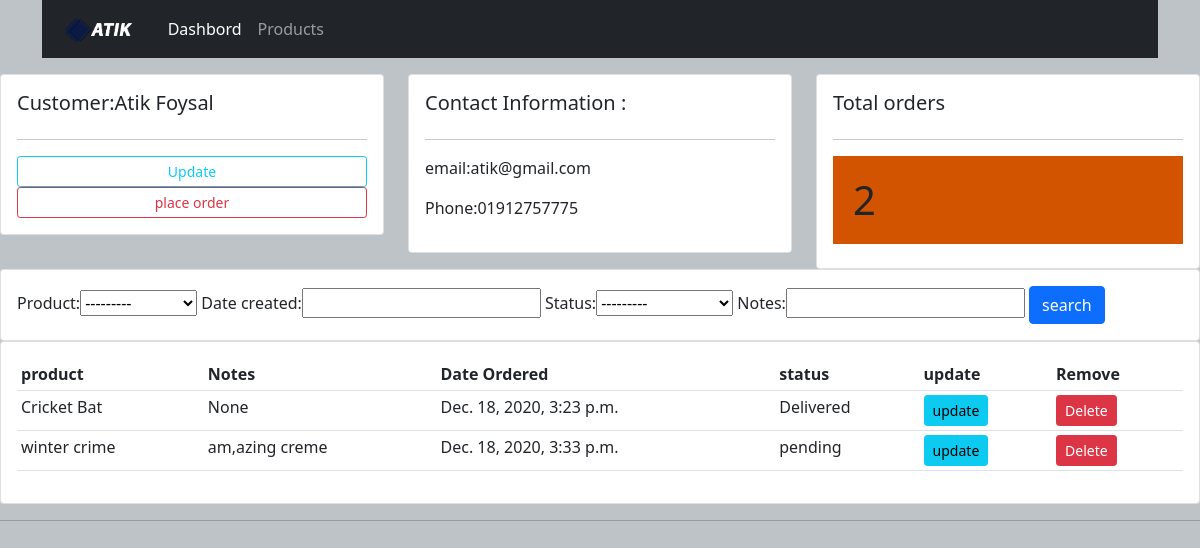
The app's page /customer/2/ with its own data.
### accounts/models.py (models this page shows, shortened)
class Customer(models.Model):
    name = models.CharField(max_length=200)
    phone = models.CharField(max_length=200)
    email = models.CharField(max_length=200)
    date = models.DateTimeField(auto_now_add=True)

class Order(models.Model):
    STATUS = (
        ('pending', 'pending'),
        ('out for delivery', 'out for delivery'),
        ('Delivered', 'Delivered'),
    )
    customer = models.ForeignKey(Customer, null=True, on_delete=models.SET_NULL)
    product = models.ForeignKey(Product, null=True, on_delete=models.SET_NULL)
    date_created = models.DateTimeField(auto_now_add=True, null=True)
    status = models.CharField(max_length=200, null=True, choices=STATUS)
    notes = models.CharField(max_length=200, null=True)

class Product(models.Model):
    CATEGORY = (
        ('Indoor', 'Indoor'),
        ('Out of Door', 'Out of Door')
    )
    name = models.CharField(max_length=200)
    price = models.FloatField(null=True)
    category = models.CharField(max_length=200, null=True, choices=CATEGORY)
    description = models.CharField(max_length=200, null=True)
    date_created = models.DateTimeField(auto_now_add=True, null=True)
    tag = models.ManyToManyField(Tag)
    def __str__(self):
        return self.name

### accounts/views.py (the view)
# urls.py: path('customer/<str:pk>/', customer, name='customer'),
def customer(request, pk):
    customers = Customer.objects.get(id=pk)
    orders = customers.order_set.all()
    orders_count = orders.count()
    my_filter = OrderFilter(request.GET, queryset=orders)
    orders = my_filter.qs
    context = {'customer': customers, 'order': orders, 'orders_count': orders_count, 'myFilter': my_filter}
    return render(request, 'accounts/customer.html', context)

### templates/accounts/customer.html
{% extends 'accounts/main.html' %}
{% block content %}
<div class="row">
    <div class="col-md">
        <div class="card card-body">
            <h5>Customer:{{ customer.name }}</h5>
            <hr>
            <a href="" class="btn btn-outline-info btn-sm btn-block">Update</a>
            <a href="" class="btn btn-outline-danger btn-sm btn-block">place order</a>
        </div>
    </div>
    <div class="col-md">
        <div class="card card-body">
            <h5>Contact Information :</h5>
            <hr>
            <p>email:{{customer.email }}</p>
            <p>Phone:{{ customer.phone }}</p>
        </div>
    </div>
    <div class="col-md">
        <div class="card card-body">
            <h5>Total orders</h5>
            <hr>
            <h1 style="text align:center;padding:20px;background-color:#d35400;">{{ orders_count }}</h1>
        </div>
    </div>
</div>
<div class="row">
    <div class="col">
        <div class="card card-body">
            <form action="" method="get">
                {{ myFilter.form  }}
                <button class="btn btn-primary" type="submit">search</button>
            </form>
        </div>
    </div>
</div>
<div class="row">
    <div class="col-md">
        <div class="card card-body">
            <table  class="table table-sm" >
                <tr>
                    <th>product</th>
                    <th>Notes</th>
                    <th>Date Ordered</th>
                    <th>status</th>
                    <th>update</th>
                    <th>Remove</th>
                </tr>
                {% for order in order %}
                <tr>
                    <td>{{ order.product }}</td>
                    <td>{{ order.notes }}</td>
                    <td>{{ order.date_created }}</td>
                    <td>{{ order.status }}</td>
                    <td><a class="btn btn-sm btn-info" href="{% url 'update-order' order.id %}">update</a> </td>
                    <td><a class="btn btn-sm btn-danger" href="{% url 'delete' order.id %}">Delete</a> </td></td>
                </tr>
                {% endfor %}
            </table>
        </div>
    </div>
</div>
{% endblock %}

### static/css/main.css (style rules this page uses)
body { background-color:#bdc3c7; }

### records on screen
Customer: name "Atik Foysal", email "atik@gmail.com", phone "01912757775"
Order: product "Cricket Bat", notes "None", date_created "Dec. 18, 2020, 3:23 p.m.", status "Delivered"
Order: product "winter crime", notes "am,azing creme", date_created "Dec. 18, 2020, 3:33 p.m.", status "pending"

### other values on screen
{{ orders_count }} "2"
